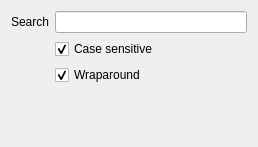
<?xml version="1.0" encoding="UTF-8"?>
<ui version="4.0">
 <class>FindTextDialog</class>
 <widget class="QDialog" name="FindTextDialog">
  <property name="geometry">
   <rect>
    <x>0</x>
    <y>0</y>
    <width>258</width>
    <height>147</height>
   </rect>
  </property>
  <property name="windowTitle">
   <string>Find text</string>
  </property>
  <layout class="QVBoxLayout" name="verticalLayout">
   <item>
    <layout class="QFormLayout" name="formLayout">
     <item row="0" column="0">
      <widget class="QLabel" name="label">
       <property name="text">
        <string>Search</string>
       </property>
      </widget>
     </item>
     <item row="0" column="1">
      <widget class="QLineEdit" name="findTextSearch"/>
     </item>
     <item row="1" column="1">
      <widget class="QCheckBox" name="findTextCaseSensitive">
       <property name="text">
        <string>Case sensitive</string>
       </property>
       <property name="checked">
        <bool>true</bool>
       </property>
      </widget>
     </item>
     <item row="2" column="1">
      <widget class="QCheckBox" name="findTextWraparound">
       <property name="text">
        <string>Wraparound</string>
       </property>
       <property name="checked">
        <bool>true</bool>
       </property>
      </widget>
     </item>
    </layout>
   </item>
   <item>
    <widget class="QDialogButtonBox" name="findTextButtonBox">
     <property name="orientation">
      <enum>Qt::Orientation::Horizontal</enum>
     </property>
     <property name="standardButtons">
      <set>QDialogButtonBox::StandardButton::NoButton</set>
     </property>
    </widget>
   </item>
   <item>
    <spacer name="verticalSpacer">
     <property name="orientation">
      <enum>Qt::Orientation::Vertical</enum>
     </property>
     <property name="sizeHint" stdset="0">
      <size>
       <width>20</width>
       <height>40</height>
      </size>
     </property>
    </spacer>
   </item>
  </layout>
 </widget>
 <resources/>
 <connections>
  <connection>
   <sender>findTextButtonBox</sender>
   <signal>accepted()</signal>
   <receiver>FindTextDialog</receiver>
   <slot>accept()</slot>
   <hints>
    <hint type="sourcelabel">
     <x>248</x>
     <y>254</y>
    </hint>
    <hint type="destinationlabel">
     <x>157</x>
     <y>274</y>
    </hint>
   </hints>
  </connection>
  <connection>
   <sender>findTextButtonBox</sender>
   <signal>rejected()</signal>
   <receiver>FindTextDialog</receiver>
   <slot>reject()</slot>
   <hints>
    <hint type="sourcelabel">
     <x>316</x>
     <y>260</y>
    </hint>
    <hint type="destinationlabel">
     <x>286</x>
     <y>274</y>
    </hint>
   </hints>
  </connection>
 </connections>
</ui>
